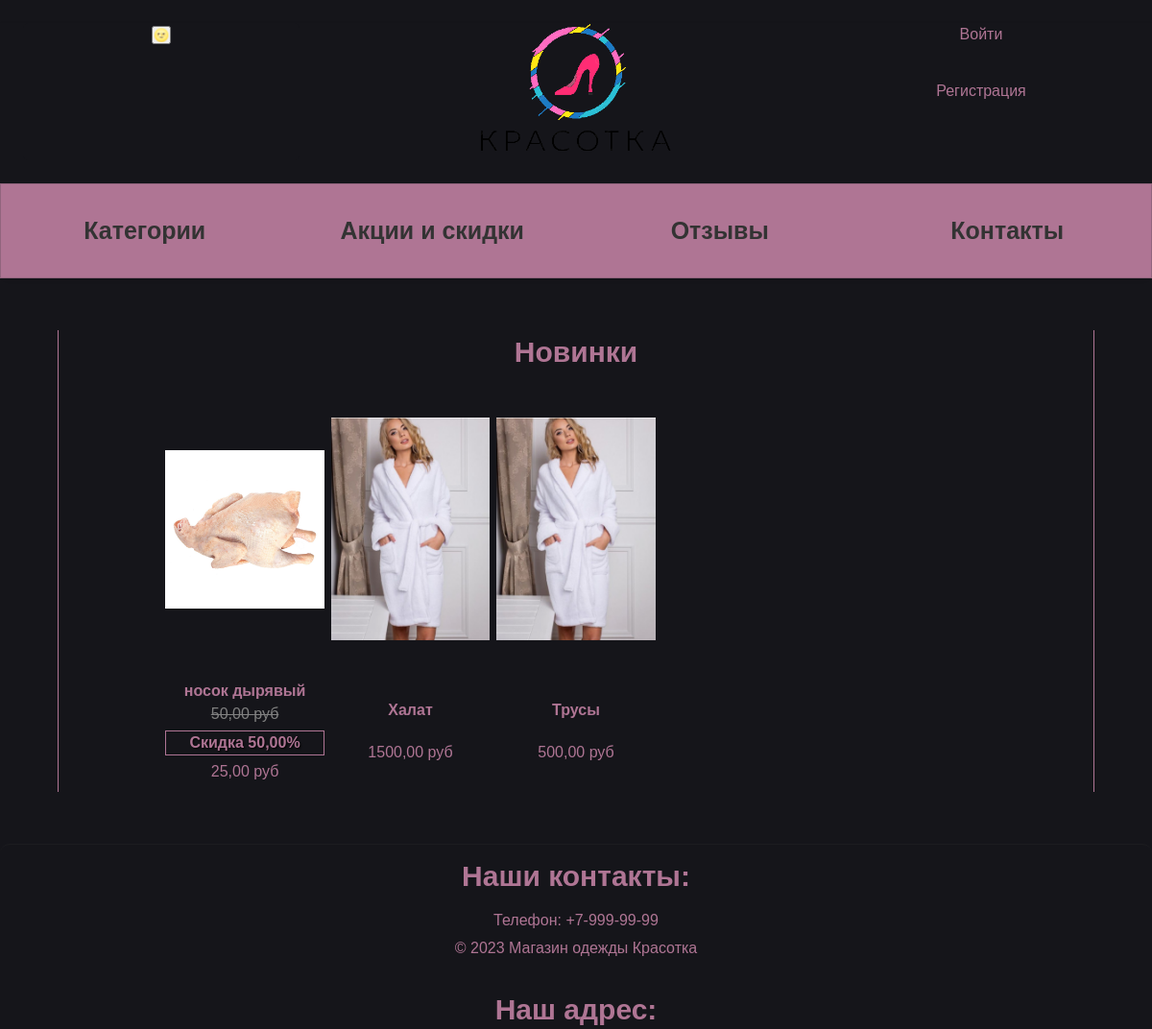
/ (upper part), run on an earlier commit of the app's database.
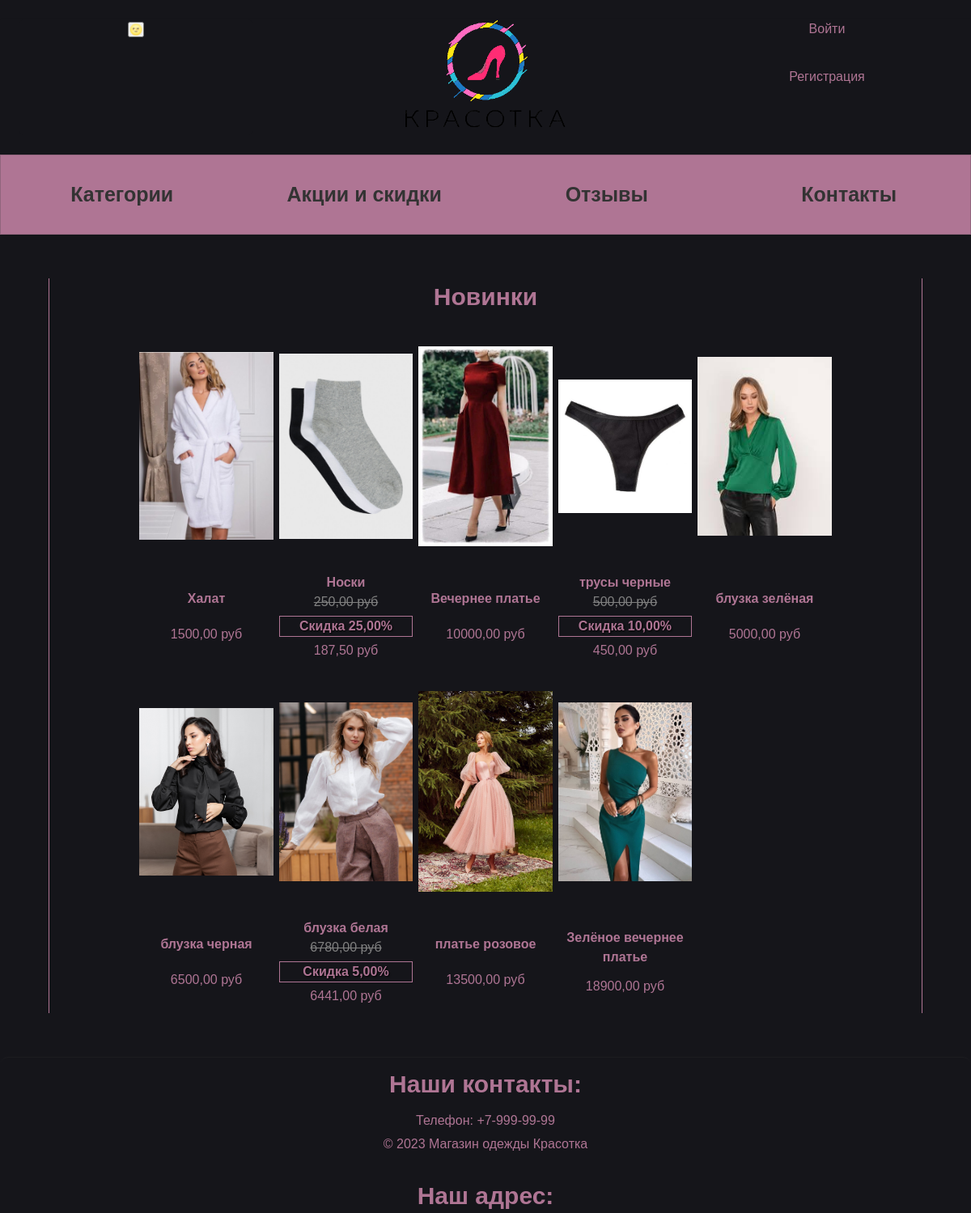
And on a later commit of the database.
### mainApp/models.py (models this page shows, shortened)
class Item(models.Model):
    category = models.ForeignKey(Category, on_delete=models.CASCADE, null=True, verbose_name='Категория')
    name = models.CharField(max_length=100, verbose_name='Название')
    description = models.TextField(default=None, verbose_name='Описание')
    price = models.DecimalField(max_digits=10, decimal_places=2, verbose_name='Цена')
    image = models.ImageField(upload_to='items/%Y/%m/%d/', blank=True, verbose_name='Фото')
    created_at = models.DateTimeField(auto_now_add=True, verbose_name='Создано')
    updated_at = models.DateTimeField(auto_now=True, verbose_name='Обновлено')
    slug_name = models.SlugField(max_length=100, verbose_name='Слаг (форен кей)', blank=True)
    item_slug = models.SlugField(max_length=100, unique=True, verbose_name='Слаг (предмета))', blank=True)
    discount = models.DecimalField(default=0.00, max_digits=4, decimal_places=2, verbose_name='Скидка')
    size = models.ManyToManyField(Size, verbose_name='Размеры')
    def sell_price(self):
        if self.discount:
            return round(self.price - self.price * self.discount / 100, 2)
        return self.price
    class Meta:
        verbose_name = 'Вещи'
        verbose_name_plural = 'Вещи'
        ordering = ['created_at', 'updated_at']

### mainApp/views.py (the view)
# urls.py: path('', Index.as_view(), name='index'),
class Index(ListView):
    def get(self, request, *args, **kwargs):
        thirty_days_ago = timezone.now().date() - timezone.timedelta(days=30)
        new_items = Item.objects.filter(created_at__gte=thirty_days_ago)
        carts = get_cart_user(request)
        data = {
            'items': new_items,
            'carts': carts,
        }
        return render(request, 'index.html', data)

### cart/models.py (called while the page is built)
    def total_quantity(self):
        if self:
            return sum(cart.quantity for cart in self)
        return 0

### cart/utils.py (called while the page is built)
def get_cart_user(request):
    if request.user.is_authenticated:
        return Cart.objects.filter(user=request.user)
    if not request.session.session_key:
        request.session.create()
    return Cart.objects.filter(session_key=request.session.session_key)

### mainApp/templates/index.html
{% extends "base.html" %}
{% load static %}
{% block content %}
<section class="item-section">
    <h2 style="text-align:center;">Новинки </h2>
    <ul class="item_list">
        {% if items %}
        {%for item in items %}
        <li class="item_list_item">
            {% if item.image %}
            <a href="{% url 'category' %}{{item.slug_name}}/{{item.item_slug}}/"><img src="{{item.image.url}}" alt="Картинка" class="item_img"></a>
            {% else %}
            <a href="#"><img class="item_img" src="{% static 'mainApp/img/юбка.png' %}" alt="this is image of cate"></a>
            {% endif %}
            <h4>{{ item.name }}</h4>
            {% if not item.discount %}
            <p>{{ item.price }} руб</p>
            {% endif %}
            <div class="price_cart">
                {% if item.discount %}
                <p class="original-price">{{ item.price }} руб</p>
                <b><p class="discounted-price">Скидка {{item.discount}}%</p></b>
                <p>{{ item.sell_price }} руб</p>
                {% endif %}
            </div>
        </li>
        {% endfor %}
        {% else %}
        <p>На данный момент новинки отсутствуют</p>
        {% endif %}
    </ul>
</section>
{% endblock %}

What changed in the data, as far as the page shows it:
removed Item: image (picture), name "носок дырявый", price "50,00", discount "50,00", sell_price "25,00"
no longer on this page (row edited): Item: image (picture), name "Трусы", price "500,00"
added Item: image (picture), name "Носки", price "250,00", discount "25,00", sell_price "187,50"
added Item: image (picture), name "Вечернее платье", price "10000,00"
added Item: image (picture), name "трусы черные", price "500,00", discount "10,00", sell_price "450,00"
added Item: image (picture), name "блузка зелёная", price "5000,00"
added Item: image (picture), name "блузка черная", price "6500,00"
added Item: image (picture), name "блузка белая", price "6780,00", discount "5,00", sell_price "6441,00"
added Item: image (picture), name "платье розовое", price "13500,00"
added Item: image (picture), name "Зелёное вечернее платье", price "18900,00"
